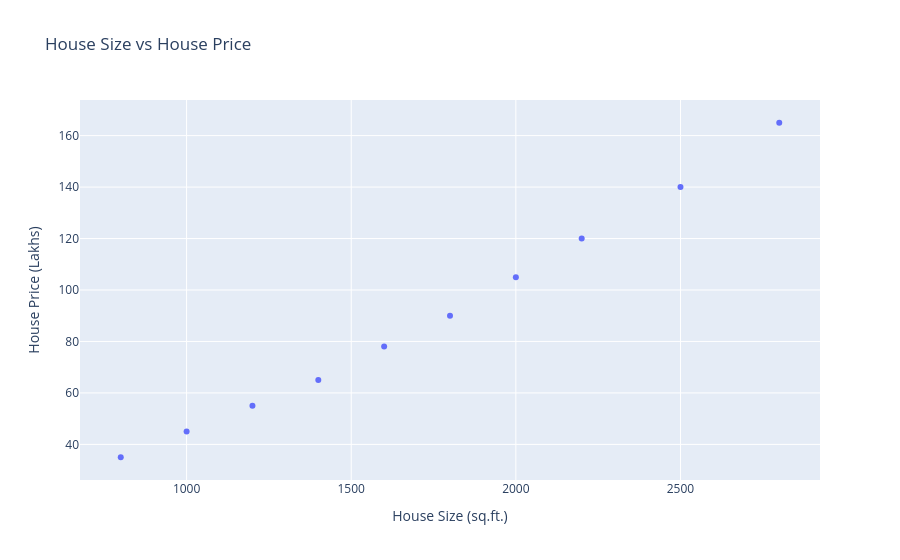

Notebook code for this chart:
### Code cell
fig = px.scatter(
    df,
    x="House Size (sq.ft.)",
    y="House Price (Lakhs)",
    title="House Size vs House Price"
)

fig.show()

### Figure 1 — Plotly figure (JSON) as saved in the notebook; plotly's stock layout.template omitted (floating-point values rounded to 4 significant figures)
{"data": [{"hovertemplate": "House Size (sq.ft.)=%{x}<br>House Price (Lakhs)=%{y}<extra></extra>", "legendgroup": "", "marker": {"color": "#636efa", "symbol": "circle"}, "mode": "markers", "name": "", "orientation": "v", "showlegend": false, "type": "scatter", "x": [800, 1000, 1200, 1400, 1600, 1800, 2000, 2200, 2500, 2800], "xaxis": "x", "y": [35, 45, 55, 65, 78, 90, 105, 120, 140, 165], "yaxis": "y"}], "layout": {"legend": {"tracegroupgap": 0}, "title": {"text": "House Size vs House Price"}, "xaxis": {"anchor": "y", "domain": [0, 1], "title": {"text": "House Size (sq.ft.)"}}, "yaxis": {"anchor": "x", "domain": [0, 1], "title": {"text": "House Price (Lakhs)"}}}}
